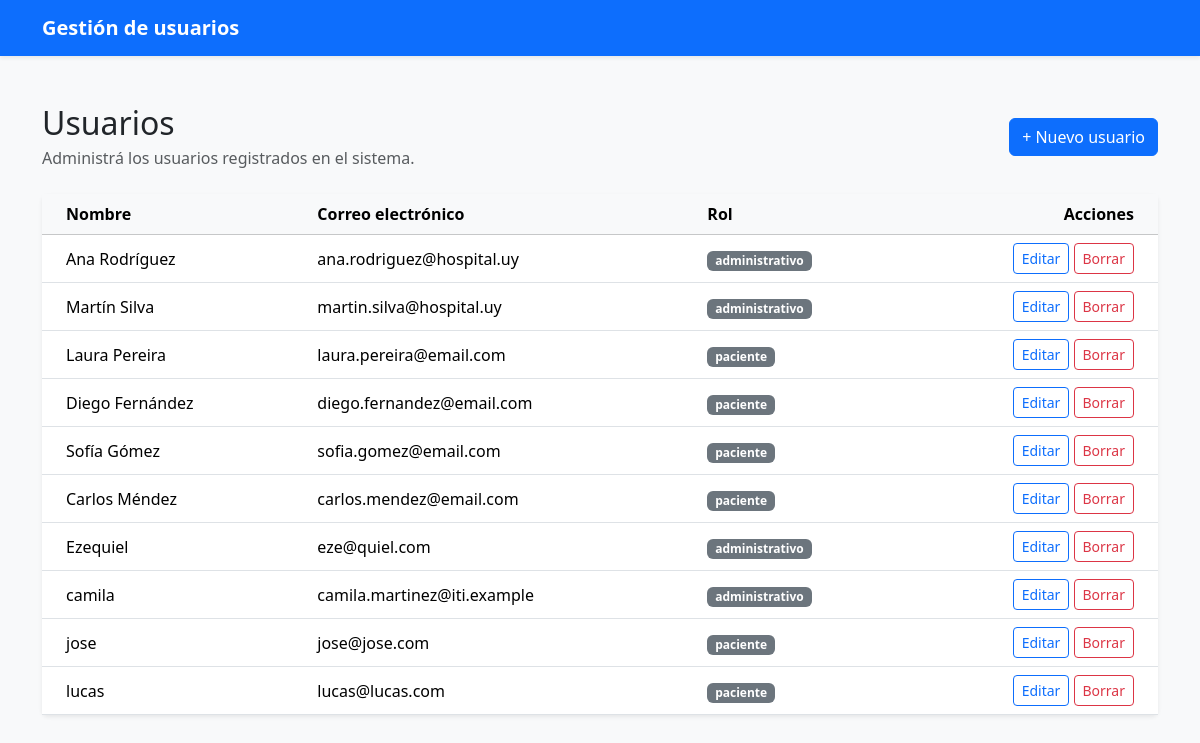
The page /usuarios.php (signed in) on the database its author committed.
### tables this page shows
CREATE TABLE `usuario` (
  `usuario_id` int(11) NOT NULL,
  `nombre` varchar(100) NOT NULL,
  `email` varchar(120) NOT NULL,
  `rol` enum('administrativo','paciente') NOT NULL,
  `password_hash` varchar(255) DEFAULT NULL
);

### usuarios.php (the view, shortened to what this page needs)
<?php
require_once('db.php');
$sql = "SELECT * FROM usuario";
$resultado = $conn->execute_query($sql);
?>
<!DOCTYPE html>
<html lang="es">
<head>
    <link href="https://cdn.jsdelivr.net/npm/bootstrap@5.3.8/dist/css/bootstrap.min.css" rel="stylesheet"
>
</head>
<body class="bg-body-tertiary">
    <nav class="navbar bg-primary shadow-sm" data-bs-theme="dark">
        <div class="container">
            <a class="navbar-brand fw-semibold" href="index.php">Gestión de usuarios</a>
        </div>
    </nav>
    <main class="container py-4 py-md-5">
        <div class="d-flex flex-column flex-sm-row justify-content-between align-items-sm-center gap-3 mb-4">
            <div>
                <h1 class="h2 mb-1">Usuarios</h1>
                <p class="text-body-secondary mb-0">Administrá los usuarios registrados en el sistema.</p>
            </div>
            <a class="btn btn-primary" href="crearEditarUsuario.php">+ Nuevo usuario</a>
        </div>
        <div class="card border-0 shadow-sm">
            <div class="table-responsive">
                <table class="table table-hover align-middle mb-0">
                    <thead class="table-light">
                        <tr>
                            <th scope="col" class="ps-4">Nombre</th>
                            <th scope="col">Correo electrónico</th>
                            <th scope="col">Rol</th>
                            <th scope="col" class="text-end pe-4">Acciones</th>
                        </tr>
                    </thead>
                    <tbody>
                        <?php if ($resultado->num_rows === 0): ?>
                            <tr>
                                <td colspan="4" class="text-center text-body-secondary py-5">
                                    Todavía no hay usuarios registrados.
                                </td>
                            </tr>
                        <?php else: ?>
                            <?php foreach ($resultado as $fila): ?>
                                <tr>
                                    <td class="fw-medium ps-4"><?= htmlspecialchars($fila['nombre']); ?></td>
                                    <td><?= htmlspecialchars($fila['email']); ?></td>
                                    <td><span class="badge text-bg-secondary"><?= htmlspecialchars($fila['rol']); ?></span></td>
                                    <td class="text-end pe-4 text-nowrap">
                                        <a class="btn btn-sm btn-outline-primary"
                                            href="crearEditarUsuario.php?id=<?= urlencode($fila['usuario_id']); ?>">Editar</a>
                                        <a class="btn btn-sm btn-outline-danger"
                                            href="borrar.php?id=<?= urlencode($fila['usuario_id']); ?>"
                                            onclick="return confirm('¿Seguro que querés borrar este usuario?');">Borrar</a>
                                    </td>
                                </tr>
                            <?php endforeach; ?>
                        <?php endif; ?>
                    </tbody>
                </table>
            </div>
        </div>
    </main>
</body>
</html>

### rows shown on the page
usuario: nombre "Ana Rodríguez", email "ana.rodriguez@hospital.uy", rol "administrativo"
usuario: nombre "Martín Silva", email "martin.silva@hospital.uy", rol "administrativo"
usuario: nombre "Laura Pereira", email "laura.pereira@email.com", rol "paciente"
usuario: nombre "Diego Fernández", email "diego.fernandez@email.com", rol "paciente"
usuario: nombre "Sofía Gómez", email "sofia.gomez@email.com", rol "paciente"
usuario: nombre "Carlos Méndez", email "carlos.mendez@email.com", rol "paciente"
usuario: nombre "Ezequiel", email "eze@quiel.com", rol "administrativo"
usuario: nombre "camila", email "camila.martinez@iti.example", rol "administrativo"
usuario: nombre "jose", email "jose@jose.com", rol "paciente"
usuario: nombre "lucas", email "lucas@lucas.com", rol "paciente"
